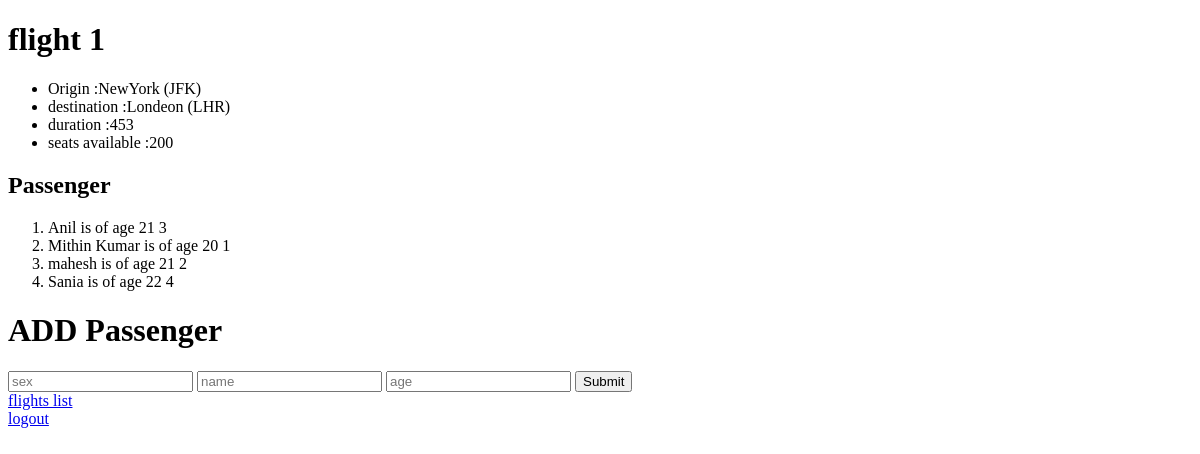
The app's page /flights/1, older data.
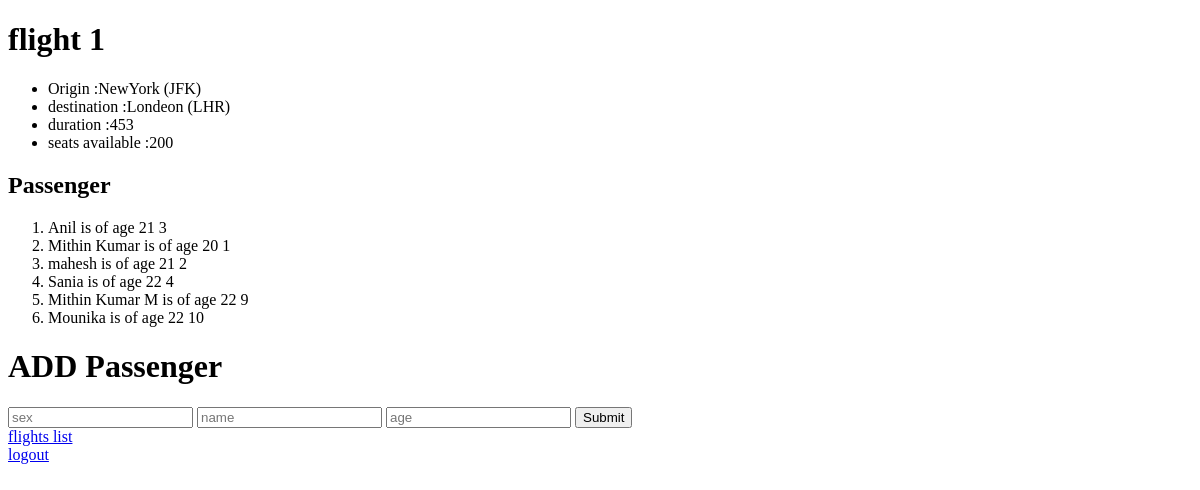
The same page, newer data.
### flights/models.py (models this page shows, shortened)
class flights(models.Model):
    origin = models.ForeignKey(Airport,on_delete=models.CASCADE,related_name="departures")
    duration = models.IntegerField()
    destination = models.ForeignKey(Airport,on_delete=models.CASCADE,related_name="arraivals")
    seat_available=models.IntegerField(default=200)

class Airport(models.Model):
    code=models.CharField(max_length=3)
    city=models.CharField(max_length=45)
    def __str__(self):
        return f"{self.city} ({self.code})"

class Passenger(models.Model):
    first_name=models.CharField(max_length=64)
    age=models.IntegerField()
    sex=models.CharField(max_length=5)
    flights=models.ManyToManyField(flights,blank=True,related_name="passenger")
    def  __str__(self):
        return f"{self.first_name} is of age {self.age} "
    """def __init__(self,id,name,sex,age,fligt=None):
        self.first_name=name
        self.age=age
        self.sex=sex
        #self.flights.add(flight)
        self.id=id"""

### flights/views.py (the view)
# urls.py: path("",views.index,name="flight/index"),
def flight(request,flight_id):
    f1=flights.objects.get(id=flight_id)
    return render(request,"flights/details.html",{
        "flight" :f1,
        "passengers" : f1.passenger.all()
    })

### flights/templates/flights/details.html (shortened to what this page needs)
<!DOCTYPE  html>
<html>
<head>
</head>
<body>
   <h1>flight {{ flight.id }}</h1>
   <ul>
       <li>Origin :{{flight.origin}}</li>
       <li>destination :{{flight.destination}}</li>
       <li>duration :{{flight.duration}}</li>
       <li>seats available :{{flight.seat_available}}</li>
   </ul>
    <h2>
       Passenger
    </h2>
    <ol>
        {%  for passenger in passengers  %}
        <li>{{ passenger }} {{passenger.id}}</li>
        {%  endfor %}
    </ol>
     <h1>ADD Passenger</h1>
     <form action="{% url 'book' flight.id %}" method="post">
         <input type="text" name="passenger_sex" placeholder="sex">
         <input type="text" name="passenger_name" placeholder="name">
         <input type="number" name="passenger_age" placeholder="age">
         <input type="submit">
     </form>
  <a href="{% url 'flight/index' %}">flights list</a>
</body>
<br>
<a href="{%  url 'logout' %}">logout</a>
</html>

Row changes from the older to the newer data that the page shows:
added Passenger: first_name+age "Mithin Kumar M is of age 22", id "9"
added Passenger: first_name+age "Mounika is of age 22", id "10"
